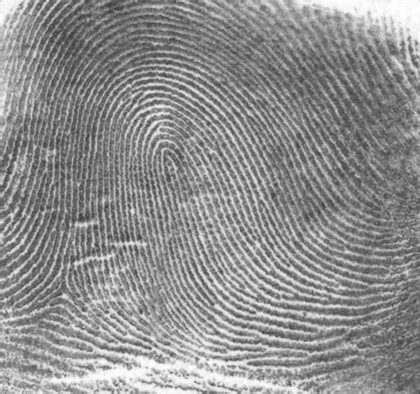
%> input picture Homework2/1552746_崔鹤洁_第二次作业/Problem4/Q3_3.tif, 420 x 394 px, shrunk from 1026 x 962 before the run
$ octave main.m   (GNU Octave 9; MATLAB toolbox functions it lacks are replaced by stand-ins)
%> lines starting %> are read from the running program, lines starting %| are printed output that depends on the picture
### Homework2/1552746_崔鹤洁_第二次作业/Problem4/ButterworthFilter.m
function Huv = ButterworthFilter(D0,rows,cols,n)

[X,Y] = meshgrid(1:cols, 1:rows);

Duv = sqrt((X - cols/2).^2 + (Y - rows/2).^2);
Huv = 1 ./ (1 + (Duv/D0).^(2*n));

### Homework2/1552746_崔鹤洁_第二次作业/Problem4/main.m
im = im2single(imread('Q3_3.tif'));
%> im: size 394x420 single; min 0.231, max 1, mean 0.56
[rows, cols] = size(im);
%> rows = 394; cols = 420
figure;
subplot(1,3,1);
imshow(im);
title('Input image');

%pad the image to its double size by populating zeros
paddedIm = padarray(im, [rows, cols],'post');
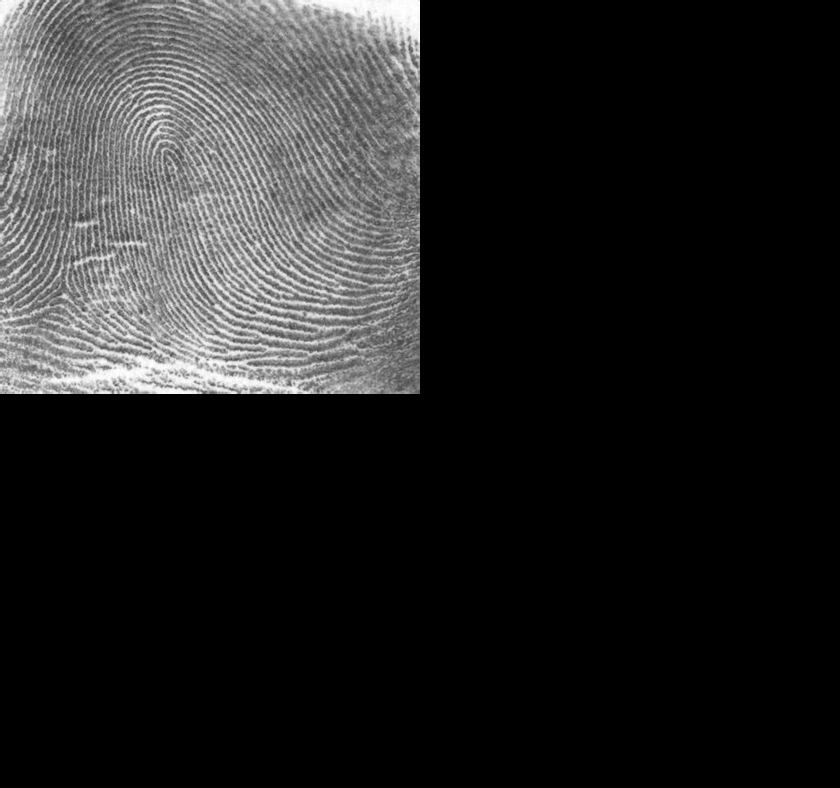
%> paddedIm: size 788x840 single; min 0, max 1, mean 0.14
imfft = fft2(paddedIm);
imfftShifted = fftshift(imfft);

%construct a low-pass filter of a Gaussian shape in the Fourier domain
D0 = 50;
n = 4;
HPFilterKernel = 1 - ButterworthFilter(D0, 2*rows, 2*cols,n);
modifiedFourierTransform = ifftshift(imfftShifted .* HPFilterKernel);

%go back to the spatial domain
resultInSpatialDomain = real(ifft2(modifiedFourierTransform));
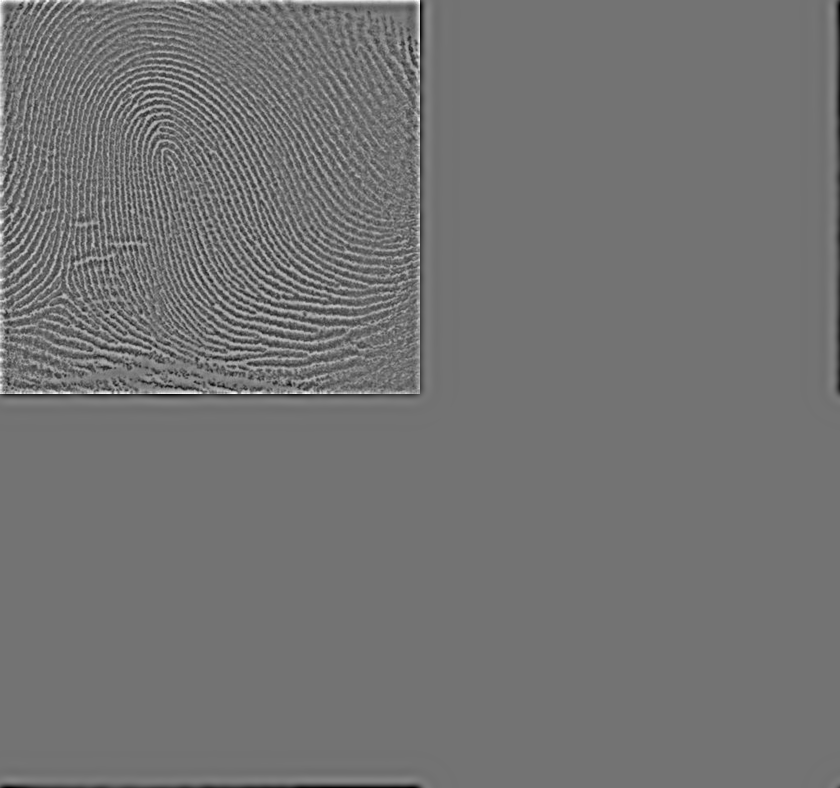
%> resultInSpatialDomain: size 788x840 single; min -0.466, max 0.567, mean 0; drawn with min black and max white

%extract the final processed result
finalResult = resultInSpatialDomain(1:rows, 1:cols);
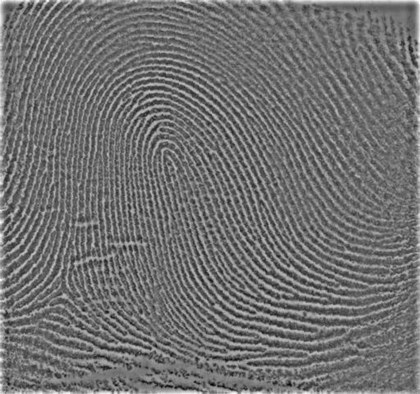
%> finalResult: size 394x420 single; min -0.441, max 0.567, mean 0.00548; drawn with min black and max white
% do the normalize
maxValue = max(max(finalResult));
%> maxValue = 0.567
minValue = min(min(finalResult));
%> minValue = -0.441
range = maxValue - minValue;
%> range = 1.01
normalize = finalResult;
for i = 1:rows
    for j = 1:cols
        normalize(i,j) = ((finalResult(i,j)-minValue))/range;
    end
end

subplot(1,3,2);
imshow(normalize, [0, 1]);
hold on;
imwrite(normalize, 'result/ResultOfHighpassFilteringA.bmp')
title('Result of highpass filtering A');
for i = 1:rows
    for j = 1:cols
        if finalResult(i,j) > 0.035
            finalResult(i,j) = 1;
        else
            finalResult(i,j) = 0;
        end
    end
end
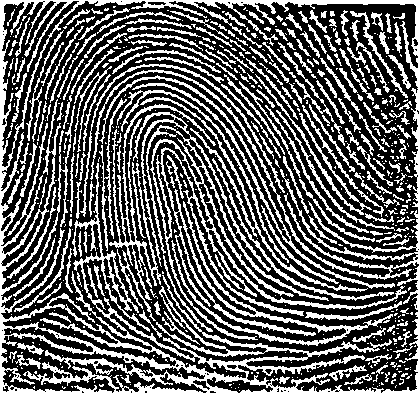
%> finalResult: size 394x420 single; values 0 (black) and 1 (white), 37.6% white in thin lines or dots
subplot(1,3,3);
imshow(finalResult,[0,1]);
imwrite(finalResult, 'result/ResultOfThresholdingB.bmp')
title('Result of thresholding B');
